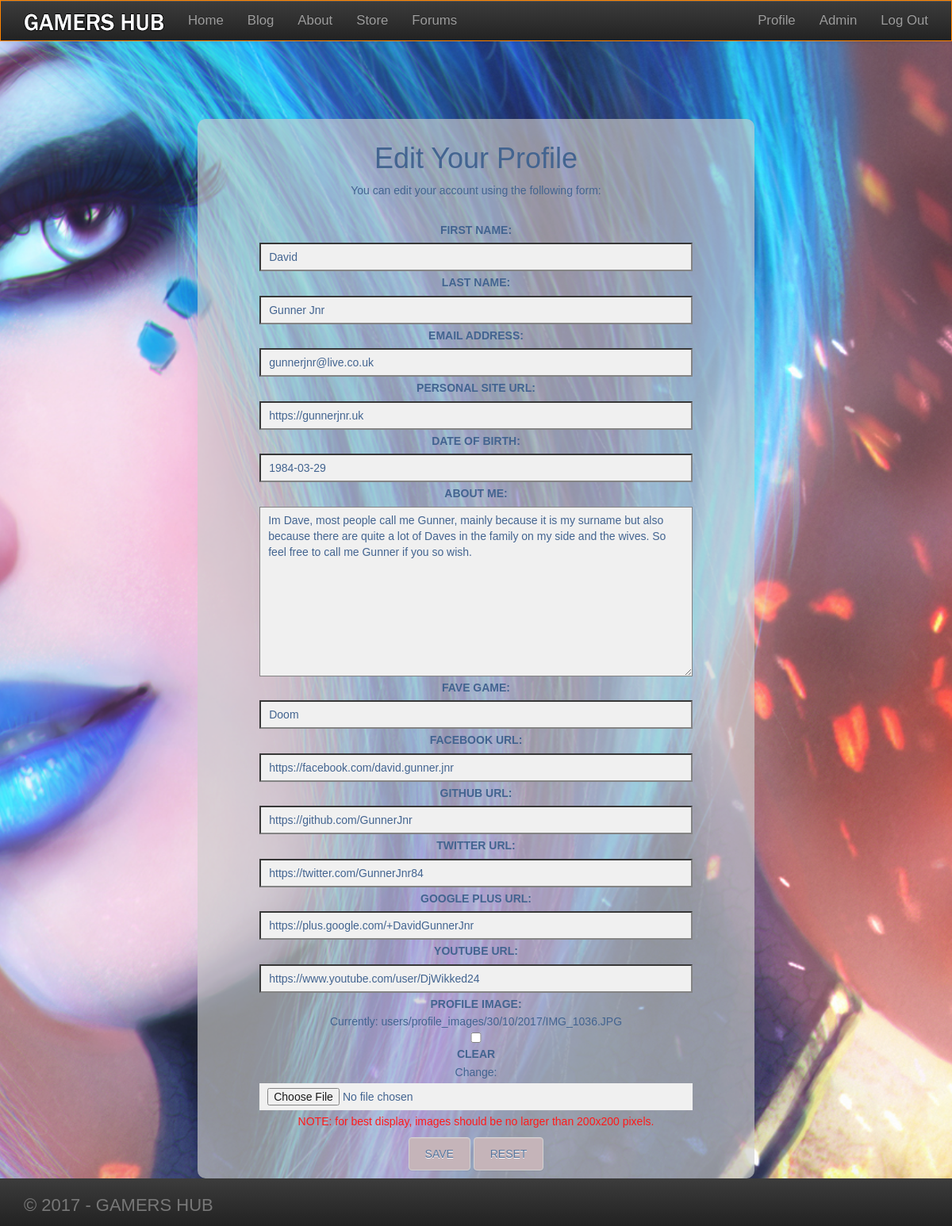
The app's page /accounts/edit-profile/ (signed in) with its own data.
### accounts/models.py (models this page shows, shortened)
class Profile(models.Model):
    user = models.OneToOneField(settings.AUTH_USER_MODEL)
    date_of_birth = models.DateField(blank=True, null=True)
    image_width = 200
    image_height = 200
    profile_image = models.ImageField(upload_to='users/profile_images/%d/%m/%Y', height_field='image_height', width_field='image_width', blank=True)
    about_me = models.TextField(max_length=500, blank=True, null=True)
    fave_game = models.CharField(max_length=50, blank=True, null=True)
    facebook_url = models.URLField(max_length=200, blank=True, null=True)
    github_url = models.URLField(max_length=200, blank=True, null=True)
    twitter_url = models.URLField(max_length=200, blank=True, null=True)
    google_plus_url = models.URLField(max_length=200, blank=True, null=True)
    youtube_url = models.URLField(max_length=200, blank=True, null=True)
    personal_site_url = models.URLField(max_length=200, blank=True, null=True)
    def about_me_description(self):
        return self.about_me
    about_me_description.short_description = "The users about me entry"
    about_me_desc = property(about_me_description)

### accounts/views.py (the view)
@login_required
def edit(request):
    if request.method == 'POST':
        user_form = EditUserForm(instance=request.user, data=request.POST)
        profile_form = EditProfileForm(instance=request.user.profile, data=request.POST, files=request.FILES)
        if user_form.is_valid() and profile_form.is_valid():
            user_form.save()
            profile_form.save()
            messages.success(request, 'Profile updated successfully')
            return redirect('user_profile')
        else:
            messages.error(request, 'Sorry, but there was an error updating your profile')
    else:
        user_form = EditUserForm(instance=request.user)
        profile_form = EditProfileForm(instance=request.user.profile)
    return render(request, 'accounts/edit_profile.html', {'user_form': user_form, 'profile_form': profile_form})

### accounts/forms.py
class EditUserForm(forms.ModelForm):
    class Meta:
        model = User
        fields = ('first_name', 'last_name', 'email')

class EditProfileForm(forms.ModelForm):
    class Meta:
        model = Profile
        fields = (
            'personal_site_url',
            'date_of_birth',
            'about_me',
            'fave_game',
            'facebook_url',
            'github_url',
            'twitter_url',
            'google_plus_url',
            'youtube_url',
            'profile_image',
            )

### accounts/templates/accounts/edit_profile.html (shortened to what this page needs)
{% extends "gamershub/base.html" %}
{% block content %}
    {% load bootstrap_tags %}
    <div class="col-md-12 borderlands-img">
        <div class="custom-form">
            <h1>Edit Your Profile</h1>
            <p>You can edit your account using the following form:</p>
            <br />
            <form action="." method="post" enctype="multipart/form-data">
                {{ user_form | as_bootstrap }}
                {{ profile_form | as_bootstrap }}
                <p id="edit-profile-note-text">NOTE: for best display, images should be no larger than 200x200 pixels.</p>
                <button class="btn btn-default" type="submit" value="Save changes">Save</button>
                <button class="btn btn-default" type="reset" value="Reset">Reset</button>
            </form>
        </div>
    </div>
{% endblock %}

### static/css/gamershub.css (style rules this page uses)
* { margin: 0; padding: 0; }
html { overflow-x: hidden; }
p { font-family: 'Franklin Gothic Medium', 'Arial Narrow', 'Arial', 'sans-serif'; font-style: normal; }
a { color: #2e5384; font-family: 'Franklin Gothic Medium', 'Arial Narrow', 'Arial', 'sans-serif'; font-style: normal; text-decoration: none; text-transform:none; }
[class*="col-"] { margin-top: 0; }
.borderlands-img { position: relative; background: url("/static/img/login-page/borderlands-two.jpg") no-repeat center center fixed; -webkit-background-size: cover; -moz-background-size: cover; -o-background-size: cover; background-size: cover; min-width: 100%; min-height: 100%; opacity: 0.9; }
.custom-form { background-color: rgba(201, 201, 200, 0.651); color: #2e5384; border-radius: 10px; max-width: 60%; height: auto !important; text-align: center; margin: 100px auto 0 auto; padding: 10px; }
.custom-form p { min-width:100%; }
.custom-form label { min-width:100%; margin: auto auto 2.5px auto; text-transform:uppercase; }
.custom-form input, .custom-form textarea { background:#efefef; width:80%; font-size:14px; margin: 4px auto; padding:6px 10px; }
.custom-form input[type=submit], .custom-form button { background:#BFACB1; color:#436591; font-size:14px; padding:10px 20px; text-transform:uppercase; }
#edit-profile-note-text { color: #ff0000; }
@media screen and (min-width: 1200px) { body { font-family: "Franklin Gothic Medium", "Arial Narrow", Arial, sans-serif; box-sizing: border-box; padding-top: 50px; padding-bottom: 60px; } }

### records on screen
Profile: personal_site_url "https://gunnerjnr.uk", date_of_birth "1984-03-29", about_me "Im Dave, most people call me Gunner, mainly because it is my surname but also because there are quite a lot of Daves in the family on my side and the wives. So feel free to call me Gunner if you so wish.", fave_game "Doom", facebook_url "https://facebook.com/david.gunner.jnr", github_url "https://github.com/GunnerJnr", twitter_url "https://twitter.com/GunnerJnr84", google_plus_url "https://plus.google.com/+DavidGunnerJnr", youtube_url "https://www.youtube.com/user/DjWikked24"
